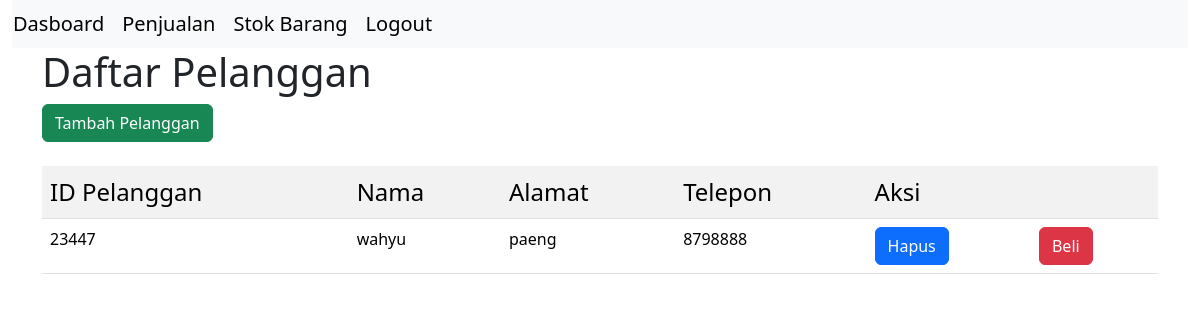
Page /petugas/v_penjualan.php (signed in) on the committed database.
### tables this page shows
CREATE TABLE `tb_pelanggan` (
  `id_pelanggan` int(11) NOT NULL,
  `nama_pelanggan` varchar(50) NOT NULL,
  `alamat_pelanggan` text NOT NULL,
  `telepon_pelanggan` varchar(20) NOT NULL
);

### petugas/v_penjualan.php (the view, shortened to what this page needs)
<!DOCTYPE html>
<html lang="en">
<head>
  <link rel="stylesheet" href="../css/bootstrap.min.css">
</head>
<body>
  <?php include "navbar.php" ?>
  <div class="container">
  <h1>Daftar Pelanggan</h1>
  <a href="v_tambah_pelanggan.php" class="btn btn-success">Tambah Pelanggan</a>
  <br>
  <br>
  <table class="table table-striped">
    <tr>
      <td class="fs-4">ID Pelanggan </td>
      <td class="fs-4">Nama</td>
      <td class="fs-4">Alamat</td>
      <td class="fs-4">Telepon</td>
      <td class="fs-4" colspan="2">Aksi</td>
    </tr>
    <?php
    include "../config.php";
    $sql = mysqli_query($koneksi, 'SELECT * FROM tb_pelanggan ORDER BY id_pelanggan DESC');
    foreach ($sql as $pelanggan) {
    ?>
      <tr>
        <td><?=  $pelanggan['id_pelanggan']  ?> </td>
        <td><?= $pelanggan['nama_pelanggan'] ?></td>
        <td><?= $pelanggan['alamat_pelanggan'] ?></td>
        <td><?= $pelanggan['telepon_pelanggan'] ?></td>
        <td><a href="m_hapus_pelanggan.php?id_pelanggan=<?= $pelanggan['id_pelanggan'] ?>"  class="btn btn-primary" onclick="return confirm('yakin hapus?')" >Hapus</a></td>
        <td><a href="v_detail_penjualan.php?id_pelanggan=<?= $pelanggan['id_pelanggan'] ?>" class="btn btn-danger">Beli</a></td>
      </tr>
    <?php } ?>
  </table>
  </div>
</body>
</html>

### rows in the picture
tb_pelanggan: id_pelanggan "23447", nama_pelanggan "wahyu", alamat_pelanggan "paeng", telepon_pelanggan "8798888"
